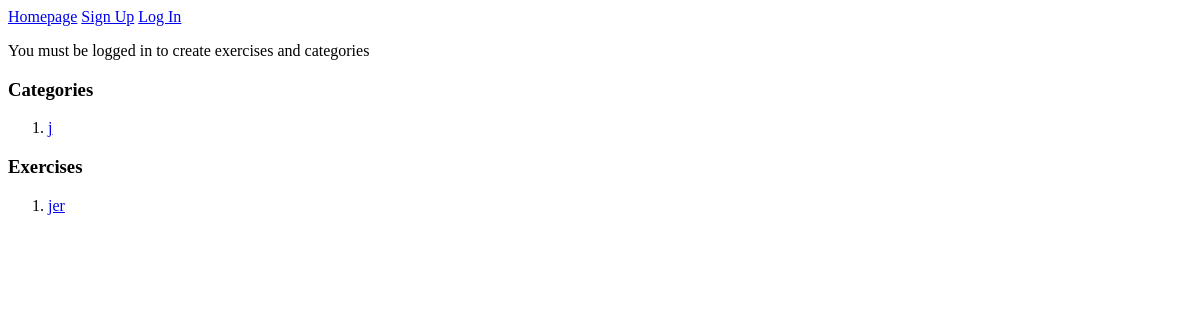
Before: / with the older database file.
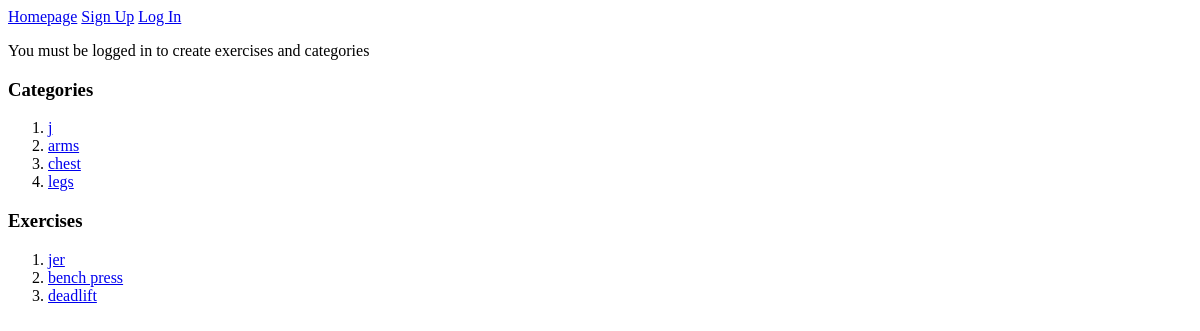
After: the same page with the newer database file.
### exercise_app/models.py (models this page shows, shortened)
class Category(db.Model):
    id = db.Column(db.Integer, primary_key = True)
    name = db.Column(db.String(80), nullable = False)
    exercises = db.relationship('Exercise', back_populates='category')

class Exercise(db.Model):
    id = db.Column(db.Integer, primary_key = True)
    name = db.Column(db.String(80), nullable = False)
    description = db.Column(db.String(300), nullable = False)
    category_id = db.Column(db.Integer, db.ForeignKey('category.id'), nullable = False)
    category = db.relationship('Category', back_populates='exercises')
    favorited_by = db.relationship('User', secondary='favorite_exercises_table', back_populates='favorite_exercises')

### exercise_app/main/routes.py (the view)
@main.route('/')
def homepage():
    all_categories = Category.query.all()
    all_exercises = Exercise.query.all()
    return render_template('homepage.html', all_categories=all_categories, all_exercises=all_exercises)

### exercise_app/templates/homepage.html
{% extends 'base.html' %}
{% block content %}
<h3>Categories</h3>
<ol>
    {% for category in all_categories %}
    <li><a href="/category/{{ category.id }}">{{ category.name }}</a></li>
    {% endfor %}
</ol>
<h3>Exercises</h3>
<ol>
    {% for exercise in all_exercises %}
    <li><a href="/exercise/{{ exercise.id }}">{{ exercise.name }}</a></li>
    {% endfor %}
</ol>
{% endblock %}

### exercise_app/templates/base.html (shortened to what this page needs)
<!DOCTYPE html>
<html>
    <head>
    </head>
    <body>
        <nav>
            <a href='/'>Homepage</a>
            {% if current_user.is_authenticated %}
            <a href='/create_exercise'>Create Exercise</a>
            <a href='/create_category'>Create Category</a>
            <a href='/profile/{{ current_user.username }}'>{{ current_user.username }}'s profile</a>
            <a href='/logout'>Log Out</a>
            <p>Welcome, {{ current_user.username }}.</p>
            {% else %}
            <a href='/signup'>Sign Up</a>
            <a href='/login'>Log In</a>
            <p>You must be logged in to create exercises and categories</p>
            {% endif %}
        </nav>
        {% block content %}
        {% endblock %}
    </body>
</html>

Changed rows visible on the page:
added Category: name "arms"
added Category: name "chest"
added Category: name "legs"
added Exercise: name "bench press"
added Exercise: name "deadlift"
